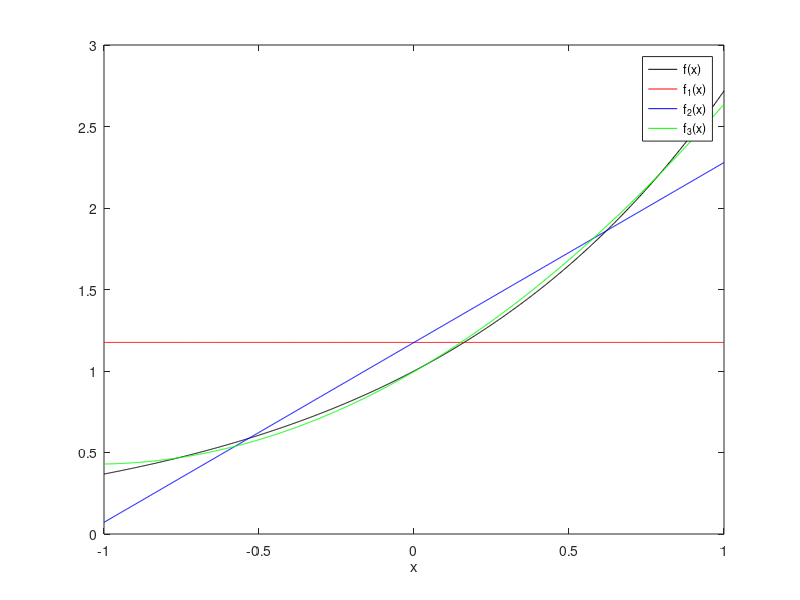

Write the MATLAB code that produced this figure.
clear
clc
figure(1)
clf
x=linspace(-1,1,1000);
f=exp(x);
f1=(exp(1)-exp(-1))/2+x-x;
f2=f1+3*exp(-1)*x;
f3=f2+5*(exp(1)-7*exp(-1))*(3*x.^2-1)/4;
plot(x,f,'-k')
hold on
plot(x,f1,'-r')
plot(x,f2,'-b')
plot(x,f3,'-g')
xlabel('x')
legend('f(x)','f_1(x)','f_2(x)','f_3(x)','location','best')
saveas(figure(1),'hw17d.eps','epsc')